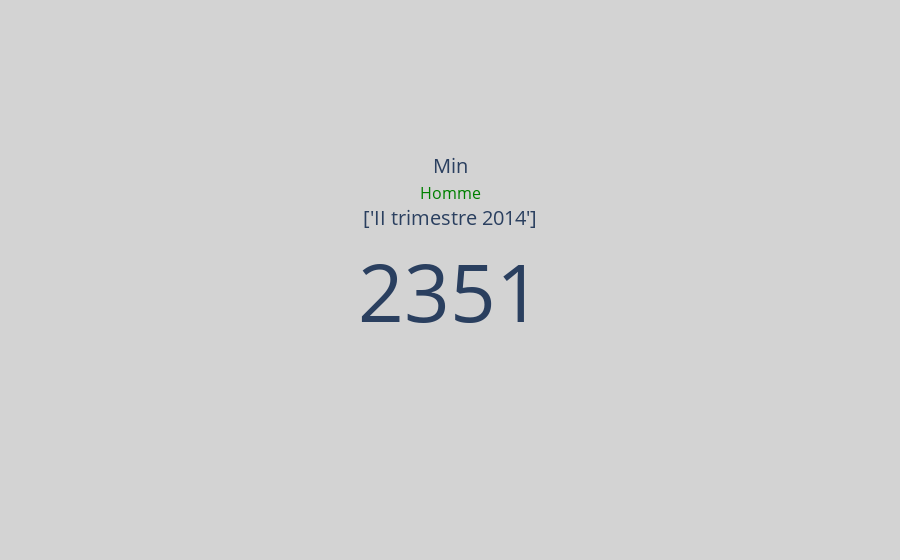

Here is the notebook cell this chart was saved with:
### Code cell
fig_min_t_m = go.Figure()
fig_min_t_m.add_trace(go.Indicator(
    mode = "number",
    title = {"text": "Min<br><span style='font-size:0.8em;color:green'>Homme</span><br>"+str(y_min_df_Population_A_1_M.values)},
    value = min_df_Population_A_1_M,
    delta = {'position': "top", 'reference': 320},
    domain = {'x': [0, 1], 'y': [0, 1]}))

fig_min_t_m.update_layout(paper_bgcolor = "lightgray")

fig_min_t_m.show()

### Figure 1 — Plotly figure (JSON) as saved in the notebook; plotly's stock layout.template omitted (floating-point values rounded to 4 significant figures)
{"data": [{"delta": {"position": "top", "reference": 320}, "domain": {"x": [0, 1], "y": [0, 1]}, "mode": "number", "title": {"text": "Min<br><span style='font-size:0.8em;color:green'>Homme</span><br>['II trimestre 2014']"}, "type": "indicator", "value": 2351.0}], "layout": {"paper_bgcolor": "lightgray"}}
